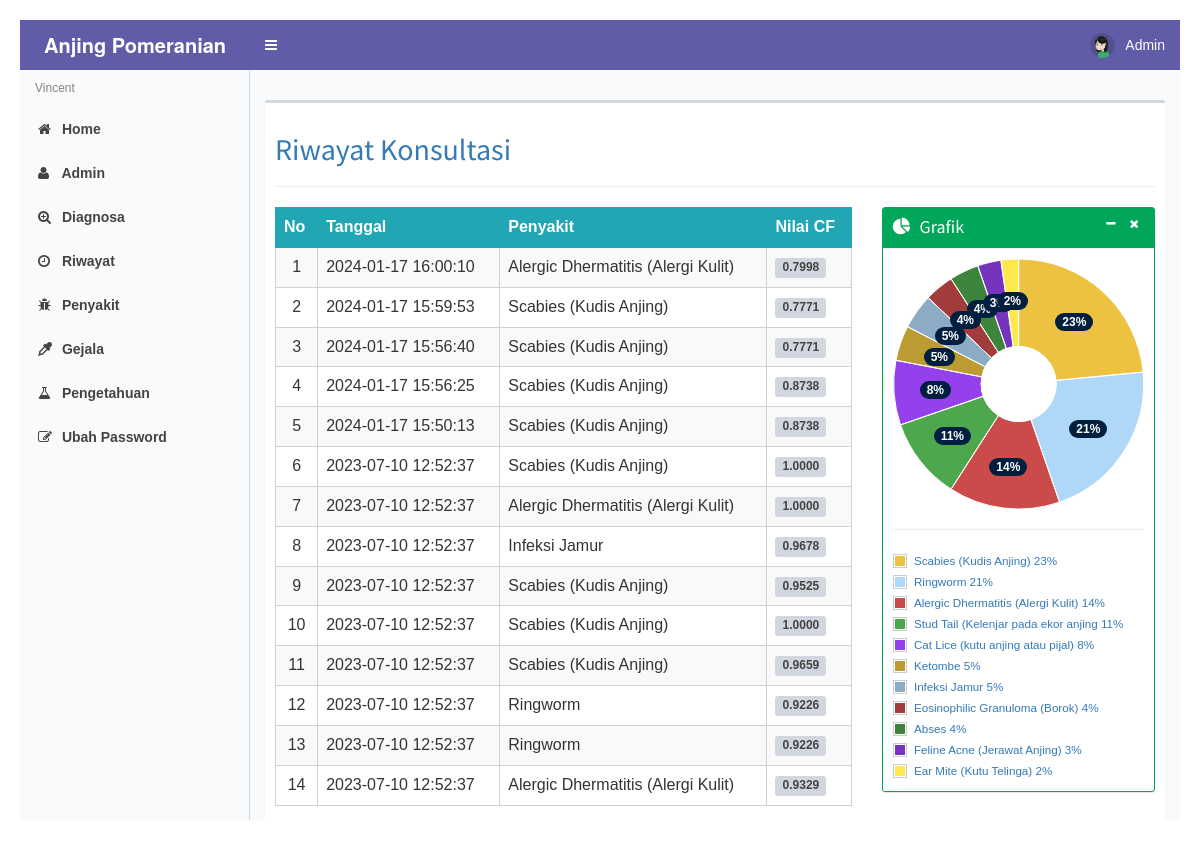
The app's page /riwayat (signed in) with its own data.
### tables this page shows
CREATE TABLE `hasil` (
  `id_hasil` int(11) NOT NULL,
  `tanggal` varchar(50) NOT NULL DEFAULT '0',
  `penyakit` text NOT NULL,
  `gejala` text NOT NULL,
  `hasil_id` int(11) NOT NULL,
  `hasil_nilai` varchar(16) NOT NULL
);

### modul/riwayat/riwayat.php (the view, shortened to what this page needs)
<h2 class='text text-primary'>Riwayat Konsultasi</h2>
<hr>
<?php
switch ($_GET['act']) {
  default:
    $offset = $_GET['offset'];
    $limit = 15;
    if (empty($offset)) {
      $offset = 0;
    }
    $sqlpkt = mysqli_query($conn, "SELECT * FROM penyakit order by kode_penyakit+0");
    while ($rpkt = mysqli_fetch_array($sqlpkt)) {
      $arpkt[$rpkt['kode_penyakit']] = $rpkt['nama_penyakit'];
    }
    $tampil = mysqli_query($conn, "SELECT * FROM hasil ORDER BY id_hasil");
    $baris = mysqli_num_rows($tampil);
    if ($baris > 0) {
      echo "<div class='row'><div class='col-md-8'><table class='table table-bordered table-striped riwayat' style='overflow-x=auto' cellpadding='0' cellspacing='0'>
          <thead>
            <tr>
              <th>No</th>
              <th>Tanggal</th>
              <th>Penyakit</th>
              <th nowrap>Nilai CF</th>
            </tr>
          </thead>
		  <tbody>
		  ";
      $hasil = mysqli_query($conn, "SELECT * FROM hasil ORDER BY id_hasil DESC limit $offset,$limit");
      $no = 1 + $offset;
      $counter = 1;
      while ($r = mysqli_fetch_array($hasil)) {
        if ($r['hasil_id'] > 0) {
          if ($counter % 2 == 0)
            $warna = "dark";
          else
            $warna = "light";
          echo "<tr class='" . $warna . "'>
			 <td align=center>$no</td>
			 <td>$r[tanggal]</td>
			 <td>" . $arpkt[$r['hasil_id']] . "</td>
			 <td><span class='label label-default'>" . $r['hasil_nilai'] . "</span></td>
			 </tr>";
          $no++;
          $counter++;
        }
      }
      echo "</tbody></table></div>";
      ?>
      <div class="col-md-4">
        <div class="box box-success box-solid">
          <div class="box-header with-border">
            <i class="fa fa-pie-chart"></i>
            <h3 class="box-title">Grafik</h3>
            <div class="box-tools pull-right">
              <button type="button" class="btn btn-box-tool" data-widget="collapse"><i class="fa fa-minus"></i>
              </button>
              <button type="button" class="btn btn-box-tool" data-widget="remove"><i class="fa fa-times"></i></button>
            </div>
          </div>
          <div class="box-body">
            <div id="donut-chart" class="chart" style="width:100%;height:250px;"></div>
            <hr>
            <div id="legend-container"></div>
          </div>
        </div>
      </div>
      <?php
      echo "</div><div class='col-md-12'><div class='row'><div class=paging>";
      echo "</div></div></div>";
    } else {
      echo "<br><b>Data Kosong !</b>";
    }
}
?>
<script>
  $(function () {
    <?php
    $hasilg = mysqli_query($conn, "SELECT hasil_id, count(hasil_id) jlh_id FROM hasil group by hasil_id ORDER BY jlh_id desc");
    while ($rg = mysqli_fetch_array($hasilg)) {
      if ($rg['hasil_id'] > 0) {
        $arr[] = array('label' => '&nbsp;' . $arpkt[$rg['hasil_id']], 'data' => array(array('Penyakit ' . $rg['hasil_id'], $rg['jlh_id'])));
      }
    }
    ?>
    var donutData = <?php echo json_encode($arr); ?>
    //      var donutData = [
    //        {label: 'Series2', data: 30, color: '#3c8dbc'},
    //        {label: 'Series3', data: 20, color: '#0073b7'},
    //        {label: 'Series4', data: 50, color: '#00c0ef'}
    //      ]
    function legendFormatter(label, series) {
      return '<div class="text text-primary margin4">' + label + ' ' + Math.round(series.percent) + '%';
    };
    $.plot('#donut-chart', donutData, {
      series: {
        pie: {
          show: true,
          radius: 1,
          innerRadius: 0.3,
          label: {
            show: true,
            radius: 2 / 3,
            formatter: function (label, series) {
              return '<div class="badge bg-navy color-pallete">' + Math.round(series.percent) + '%</div>';
            },
            threshold: 0.01
          }
        }
      },
      legend: {
        show: true,
        container: $("#legend-container"),
        labelFormatter: legendFormatter,
      }
    })
    /*
     * END DONUT CHART
     */
  })
  /*
   * Custom Label formatter
   * ----------------------
   */
  function labelFormatter(label, series) {
    return '<div style="font-size:13px; text-align:center; padding:2px; color: #fff; font-weight: 600;">'
      + label
      + '<br>'
      + Math.round(series.percent) + '%</div>'
  }
</script>

### index.php (shortened to what this page needs)
<!DOCTYPE html>
<html>
<head>
  <link href="css/font-awesome-4.2.0/font-awesome-4.2.0/css/font-awesome.min.css" rel="stylesheet">
  <link href="css/owl-carousel/owl.carousel.css" rel="stylesheet" media="all">
  <link href="css/owl-carousel/owl.theme.css" rel="stylesheet" media="all">
  <link href="css/magnific-popup.css" type="text/css" rel="stylesheet" media="all" />
  <link href="css/font.css" rel="stylesheet" type="text/css" media="all">
  <link href="css/fontello.css" rel="stylesheet" type="text/css" media="all">
  <link href="css/main.css" rel="stylesheet" type="text/css" media="all" />
  <link rel=stylesheet href="css/paging.css" type="text/css" media=screen>
  <link rel="stylesheet" href="aset/bootstrap.css">
  <link rel="stylesheet" href="aset/AdminLTE.css">
  <link rel="stylesheet" href="aset/cinta.css">
  <link rel="stylesheet" href="aset/Ionicons/css/ionicons.min.css">
  <link rel="stylesheet" href="aset/skins/_all-skins.min.css">
  <link rel="stylesheet" href="aset/custom.css">
  <link rel="stylesheet" href="aset/icheck/green.css">
  <link rel="stylesheet" href="css/style.css">
</head>
<body id="pakaranjing" class="hold-transition skin-purple-light sidebar-mini">
  <div class="wrapper">
    <header class="main-header">
      <a href="./" class="logo">
        <span class="logo-lg"><b><i class="" aria-hidden="true"></i>Anjing Pomeranian</b></span>
      </a>
      <nav class="navbar navbar-static-top" role="navigation">
        <a href="#" class="sidebar-toggle" data-toggle="offcanvas" role="button">
        </a>
        <div class="navbar-custom-menu">
          <ul class="nav navbar-nav">
            <?php
            if (isset($_SESSION['username']) && isset($_SESSION['password'])) {
            ?>
              <li class="dropdown user user-menu">
                <a href="#" class="dropdown-toggle" data-toggle="dropdown">
                  <img src="gambar/admin/admin.png" class="user-image" alt="User Image">
                  <?php echo ucfirst($_SESSION['username']); ?>
                </a>
              </li>
            <?php } ?>
          </ul>
        </div>
      </nav>
    </header>
    <aside class="main-sidebar">
      <section class="sidebar">
        <ul class="sidebar-menu">
          <li class="header">Vincent</li>
          <?php include "menu.php"; ?>
      </section>
    </aside>
    <div class="content-wrapper" style="min-height: 310px;">
      <section class="content-header">
      </section>
      <section class="content">
        <div class="box">
          <div class="box-body">
            <?php include "content.php"; ?>
          </div>
        </div>
      </section>
    </div>
  </div>
</body>
</html>

### menu.php (shortened to what this page needs)
<?php
$module = $_GET['module'];
?>
<li><a <?php if ($module == "") echo 'class="active"'; ?> href="./"><i class="fa fa-home"></i> <span>Home</span></a><li>
  <?php
  if (isset($_SESSION['username']) && isset($_SESSION['password'])) {
      ?>
    <li><a <?php if ($module == "admin") echo 'class="active"'; ?> href="admin"><i class="fa fa-user"></i> <span>Admin</span></a><li>
    <li><a <?php if ($module == "diagnosa") echo 'class="active"'; ?> href="diagnosa"><i class="fa fa-search-plus"></i> <span>Diagnosa</span></a><li>
    <li><a <?php if ($module == "riwayat") echo 'class="active"'; ?> href="riwayat"><i class="fa fa-clock-o"></i> <span>Riwayat</span></a><li>
    <li><a <?php if ($module == "penyakit") echo 'class="active"'; ?> href="penyakit"><i class="fa fa-bug"></i> <span>Penyakit</span></a><li>
    <li><a <?php if ($module == "gejala") echo 'class="active"'; ?> href="gejala"><i class="fa fa-eyedropper"></i> <span>Gejala</span></a><li>
    <li><a <?php if ($module == "pengetahuan") echo 'class="active"'; ?> href="pengetahuan"><i class="fa fa-flask"></i> <span>Pengetahuan</span></a><li>
    <li><a <?php if ($module == "password") echo 'class="active"'; ?> href="password"><i class="fa fa-edit"></i> <span>Ubah Password</span></a><li>
      <?php
  }else {
      ?>
    <li><a <?php if ($module == "diagnosa") echo 'class="active"'; ?> href="diagnosa"><i class="fa fa-search-plus"></i> <span>Diagnosa</span></a><li>
      <div class="container"></div>
      <?php
  }
  ?>

### content.php
<?php
if ($module == "") {
    include "modul/welcome.php";
} elseif ($module == "tentang") {
    include "modul/tentang.php";
} elseif ($module == "bantuan") {
    include "modul/bantuan.php";
} elseif ($module == "harga") {
    include "modul/harga.php";
} elseif ($module == "diagnosa") {
    include "modul/diagnosa/diagnosa.php";
} elseif ($module == "penyakit") {
    include "modul/penyakit/penyakit.php";
} elseif ($module == "admin") {
    include "modul/admin/admin.php";
} elseif ($module == "gejala") {
    include "modul/gejala/gejala.php";
} elseif ($module == "pengetahuan") {
    include "modul/pengetahuan/pengetahuan.php";
} elseif ($module == "password") {
    include "modul/password/password.php";
} elseif ($module == "keterangan") {
    include "modul/keterangan.php";
} elseif ($module == "riwayat") {
    include "modul/riwayat/riwayat.php";
} elseif ($module == "riwayat-detail") {
    include "modul/riwayat/detail.php";
} elseif ($module == "formlogin") {
    include "modul/formlogin.php";
}
?>

### css/style.css (style rules this page uses)
table.riwayat th { background-color: #22a6b3; color: #fff; }
table.riwayat { border: 1px solid #22a6b3; }
table.table-bordered.riwayat th { border: 1px solid #22a6b3; }
table.table-bordered.riwayat td { border: 1px solid #c9d1d9; vertical-align: middle; }

### index.php (style rules this page uses)
body { font-family: Arial, sans-serif; margin: 20px; }
.content-wrapper { background-color: #f9fafc !important; }
.active { display: block; }

### records on screen
hasil: tanggal "2024-01-17 16:00:10", hasil "Alergic Dhermatitis (Alergi Kulit)", hasil_nilai "0.7998"
hasil: tanggal "2024-01-17 15:59:53", hasil "Scabies (Kudis Anjing)", hasil_nilai "0.7771"
hasil: tanggal "2024-01-17 15:56:40", hasil "Scabies (Kudis Anjing)", hasil_nilai "0.7771"
hasil: tanggal "2024-01-17 15:56:25", hasil "Scabies (Kudis Anjing)", hasil_nilai "0.8738"
hasil: tanggal "2024-01-17 15:50:13", hasil "Scabies (Kudis Anjing)", hasil_nilai "0.8738"
hasil: tanggal "2023-07-10 12:52:37", hasil "Scabies (Kudis Anjing)", hasil_nilai "1.0000"
hasil: tanggal "2023-07-10 12:52:37", hasil "Alergic Dhermatitis (Alergi Kulit)", hasil_nilai "1.0000"
hasil: tanggal "2023-07-10 12:52:37", hasil "Infeksi Jamur", hasil_nilai "0.9678"
hasil: tanggal "2023-07-10 12:52:37", hasil "Scabies (Kudis Anjing)", hasil_nilai "0.9525"
hasil: tanggal "2023-07-10 12:52:37", hasil "Scabies (Kudis Anjing)", hasil_nilai "1.0000"
hasil: tanggal "2023-07-10 12:52:37", hasil "Scabies (Kudis Anjing)", hasil_nilai "0.9659"
hasil: tanggal "2023-07-10 12:52:37", hasil "Ringworm", hasil_nilai "0.9226"
hasil: tanggal "2023-07-10 12:52:37", hasil "Ringworm", hasil_nilai "0.9226"
hasil: tanggal "2023-07-10 12:52:37", hasil "Alergic Dhermatitis (Alergi Kulit)", hasil_nilai "0.9329"

### other values on screen
$_SESSION['username'] "Admin"
